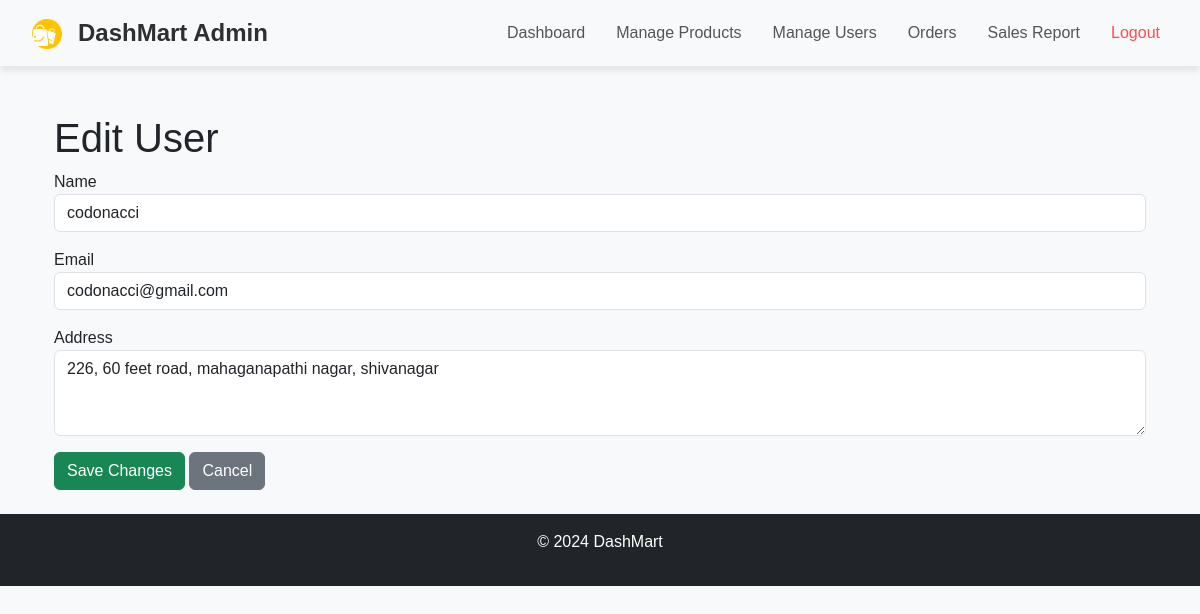
Page /edit_user/1 on the committed database.
### app.py (models this page shows)
class User(UserMixin, db.Model):
    id = db.Column(db.Integer, primary_key=True)
    name = db.Column(db.String(150), nullable=False)
    email = db.Column(db.String(150), unique=True, nullable=False)
    password = db.Column(db.String(150), nullable=False)
    address = db.Column(db.String(250), nullable=True)

### app.py (the view)
@app.route('/edit_user/<int:user_id>', methods=['GET', 'POST'])
def edit_user(user_id):
    user = User.query.get(user_id)
    if request.method == 'POST':
        user.name = request.form['name']
        user.email = request.form['email']
        user.address = request.form['address']
        db.session.commit()
        return redirect(url_for('manage_users'))
    return render_template('admin/edit_user.html', user=user)

### templates/admin/edit_user.html
{% extends 'common/base.html' %}
{% block content %}
<div class="container mt-5">
    <h1>Edit User</h1>
    <form method="POST" action="{{ url_for('edit_user', user_id=user.id) }}">
        <div class="form-group">
            <label for="name">Name</label>
            <input type="text" class="form-control" id="name" name="name" value="{{ user.name }}" required>
        </div>
        <div class="form-group mt-3">
            <label for="email">Email</label>
            <input type="email" class="form-control" id="email" name="email" value="{{ user.email }}" required>
        </div>
        <div class="form-group mt-3">
            <label for="address">Address</label>
            <textarea class="form-control" id="address" name="address" rows="3" required>{{ user.address }}</textarea>
        </div>
        <button type="submit" class="btn btn-success mt-3">Save Changes</button>
        <a href="{{ url_for('manage_users') }}" class="btn btn-secondary mt-3">Cancel</a>
    </form>
</div>
{% endblock %}

### static/css/styles.css (style rules this page uses)
body { font-family: Arial, sans-serif; background-color: #f8f9fa; }
.container { margin-top: 30px; }

### rows in the picture
User: name "codonacci", email "codonacci@gmail.com", address "226, 60 feet road, mahaganapathi nagar, shivanagar"
